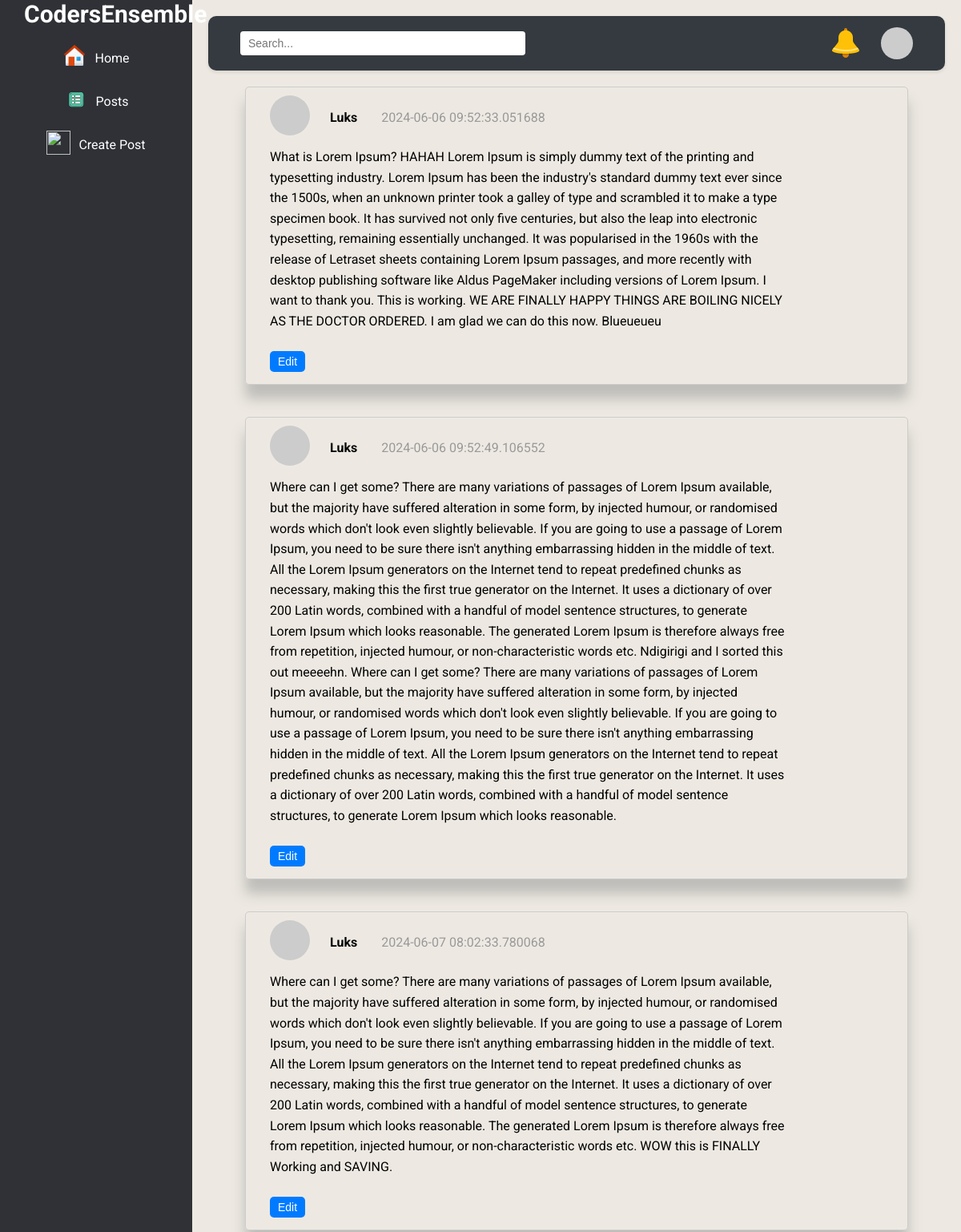
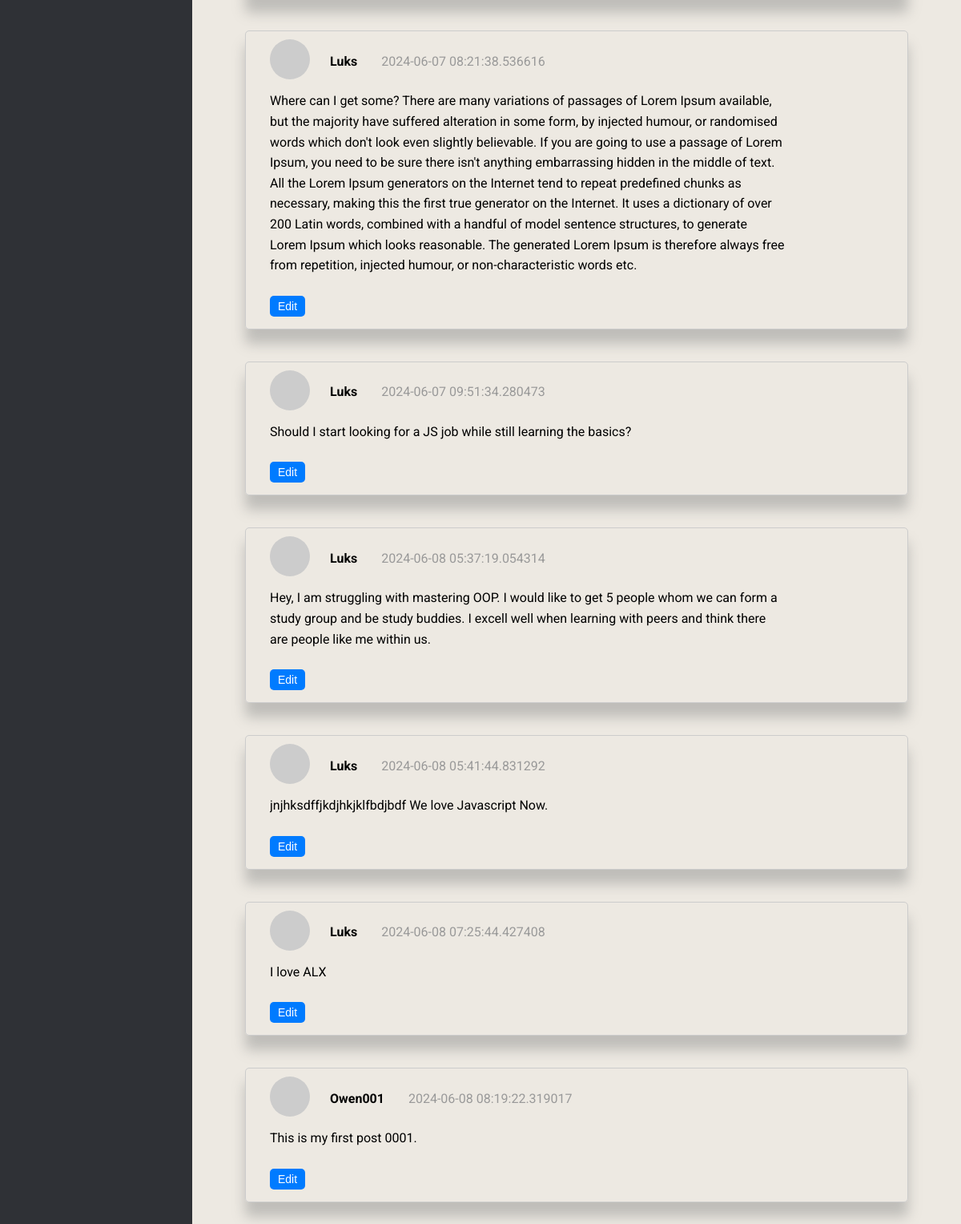
/dashboard (signed in), run on the app's committed database (2 pictures, top to bottom).
### app/models.py (models this page shows, shortened)
class Post(db.Model):
    __tablename__ = 'posts'
    id = db.Column(db.Integer, primary_key=True)
    title = db.Column(db.String(100), nullable=False)
    content = db.Column(db.Text, nullable=False)
    created_at = db.Column(db.DateTime, default=datetime.utcnow)
    updated_at = db.Column(db.DateTime, default=datetime.utcnow, onupdate=datetime.utcnow)
    user_id = db.Column(db.Integer, db.ForeignKey('users.user_id'), nullable=False)
    author = relationship("User", backref="posts", lazy=True)
    """
    def __repr__(self):
        return f"<Post {self.id} - {self.title}>"
    """
    def __repr__(self):
        return f"Post('{self.title}', '{self.date_posted}')"

class User(UserMixin, db.Model):
    __tablename__ = "users"
    user_id = db.Column(db.Integer, primary_key=True)
    username = db.Column(db.String(50), unique=True, nullable=False)
    firstname = db.Column(db.String(50), nullable=False)
    lastname = db.Column(db.String(50), nullable=False)
    email = db.Column(db.String(100), unique=True, nullable=False)
    password_hash = db.Column(db.String(200), nullable=False)
    bio = db.Column(db.Text(200))
    profile_picture = db.Column(db.String(256))
    created_at = db.Column(db.DateTime, default=datetime.utcnow)
    updated_at = db.Column(
        db.DateTime,
        default=datetime.utcnow,
        onupdate=datetime.utcnow
    )
    skills = db.relationship('UserSkills', backref='user', lazy=True)
    projects = db.relationship('UserProject', backref='user', lazy=True)
    def avatar(self, size):
        digest = md5(self.email.lower().encode('utf-8')).hexdigest()
        return f'https://www.gravatar.com/avatar/{digest}?d=identicon&s={size}'

### app/views/auth.py (the view)
@auth_bp.route('/dashboard', methods=['POST', 'GET'])
def dashboard():
    posts = Post.query.all()
    return render_template('main/dashboard.html', posts=posts)

### app/models.py (called while the page is built)
@login_manager.user_loader
def load_user(user_id):
    return User.query.get(int(user_id))

### app/templates/main/dashboard.html (shortened to what this page needs)
<!DOCTYPE html>
<html lang="en">
<head>
    <link rel="stylesheet" href="{{ url_for('static', filename='css/styles.css') }}">
</head>
<body id="dash-body">
    <div class="dashboard">
        <div class="sidebar">
            <div class="logo">
                <a href="#" id="logo">CodersEnsemble</a>
            </div>
            <div class="home">
                <a href="{{ url_for('auth.dashboard') }}"><img class="icons-dash"
                        src="{{ url_for('static', filename='img/home.png') }}" alt=""></a>
                <a href="{{ url_for('auth.dashboard') }}">
                    <p>Home</p>
                </a>
            </div>
            <div class="posts">
                <a href="{{ url_for('auth.dashboard') }}"><img class="icons-dash"
                        src="{{ url_for('static', filename='img/posts.png') }}" alt=""></a>
                <a href="{{ url_for('auth.dashboard') }}">
                    <p>Posts</p>
                </a>
            </div>
            <div class="create">
                <a href="{{ url_for('main.post')}}"><img class="icons-dash"
                        src="{{ url_for('static', filename='img/create.png') }}" alt=""></a>
                <a href="{{ url_for('main.post')}}">
                    <p>Create Post</p>
                </a>
            </div>
        </div>
        <div class="main-content">
            <div class="dash-header">
                <div class="Search">
                    <input type="text" placeholder="Search...">
                </div>
                <div class="header-right">
                    <img src="{{url_for('static', filename='/img/notifications.png')}}" alt="notifications">
                    <div class="avatar-container">
                        <img class="avatar-img" id="avatar-img" src="{{ current_user.avatar(128) }}" alt="user avatar">
                    </div>
                </div>
            </div>
            {% for post in posts %}
            <div class="post-window">
                <div class="post-top">
                    <div class="avatar">
                        <img class="avatar-img" src="{{ current_user.avatar(128) }}" alt="user avatar">
                    </div>
                    <div class="author-name">
                        {{ post.author.username }}
                    </div>
                    <div class="time">
                        {{ post.created_at }}
                    </div>
                </div>
                <div class="post-content">
                    <p class="content" id="postContent-{{ post.id }}">{{ post.content }}</p>
                </div>
                <button class="editBtn" data-post-id="{{ post.id }}">Edit</button>
            </div>
            {% endfor %}
        </div>
    </div>
</body>
</html>

### app/static/css/styles.css (style rules this page uses)
* { box-sizing: border-box; margin: 0; padding: 0; }
html { overflow-x: hidden; scroll-behavior: smooth; }
body { background-color: #030530; color: white; font-family: "Roboto", sans-serif; width: 100vw; height: 100vh; overflow-x: hidden; }
.logo { font-size: 30px; font-weight: bold; float: left; padding-left: 30px; }
.logo > a { color: #080708; text-decoration: none; color: #ffffff; }
.content { display: flex; flex-direction: column; align-items: center; width: 50%; }
input[type="text"], input[type="email"], input[type="password"] { height: 30px; width: 98%; margin: 0; }
input[type="text"], input[type="password"], button { flex: 1; width: 100%; padding: 10px; border: 1px solid #ccc; border-radius: 4px; }
.dashboard { display: flex; height: 100vh; }
.sidebar { width: 20%; background-color: #2f3136; display: flex; flex-direction: column; }
.main-content { width: 80%; display: flex; flex-direction: column; }
.post-window { display: flex; flex-direction: column; }
.posts, .home, .create { margin: 0 auto; }
.icons-dash { width: 30px; height: 30px; }
.home, .posts, .create { display: flex; align-items: center; }
.home, .posts { margin-bottom: 20px; }
.home { padding-top: 20px; }
.home p, .posts p, .create p { margin-bottom: 0; color: white; }
#dash-body { background-color: #ede9e2; }
.dash-header { display: flex; justify-content: space-between; background-color: white; }
.post-window { padding-left: 20px; padding-top: 30px; padding-bottom: 10px; box-shadow: 0 18px 16px rgba(123, 124, 124, 0.4); color: black; width: 90%; margin: 20px auto; border: 1px solid #ccc; padding: 10px; border-radius: 5px; }
.post-top { display: flex; justify-content: flex-start; align-items: center; margin-bottom: 10px; }
.post-content { margin-bottom: 10px; margin-left: 20px; width: 100%; }
.avatar-img { width: 50px; border-radius: 50%; height: 50px; cursor: pointer; }
.avatar, .author-name { padding-right: 20px; }
.avatar-container { position: relative; display: inline-block; }
.post-top .avatar { margin-left: 20px; margin-right: 5px; }
.main-content { flex: 1; padding: 20px; }
button { padding: 10px 20px; margin: 5px; border: none; border-radius: 5px; cursor: pointer; font-size: 14px; }
button.editBtn { background-color: #007bff; color: white; transition: background-color 0.3s ease; width: fit-content; margin-left: 20px; }
.post-top .time { color: #999; }
.post-top .author-name { font-weight: bold; margin-right: 10px; }
.content { margin-bottom: 10px; }
button { margin-right: 5px; padding: 5px 10px; cursor: pointer; }
.dash-header { display: flex; justify-content: space-between; align-items: center; padding: 10px 20px; background-color: #343a40; color: white; box-shadow: 0 2px 4px rgba(0, 0, 0, 0.1); border-radius: 10px;; }
.icons-dash { margin-right: 10px; }
.dash-header .Search { flex: 1; margin: 0 20px; }
.dash-header .Search input { width: 50%; padding: 8px 10px; border: none; border-radius: 4px; font-size: 14px; }
.dash-header .header-right { display: flex; align-items: center; }
.dash-header .header-right img { margin-right: 20px; cursor: pointer; }
.dash-header .avatar-container { position: relative; display: flex; align-items: center; cursor: pointer; }
.dash-header .avatar-container .avatar-img { width: 40px; height: 40px; border-radius: 50%; object-fit: cover; }
.content { display: block; width: 80%; height: 100%; overflow: auto; line-height: 1.6; }
a { text-decoration: none; }

### data on the page
Post: author.username "Luks", created_at "2024-06-06 09:52:33.051688", content "What is Lorem Ipsum? HAHAH Lorem Ipsum is simply dummy text of the printing and typesetting industry. Lorem Ipsum has been the industry's standard dummy text ever since the 1500s, when an unknown printer took a galley of type and scrambled it to make a type specimen book. It has survived not only five centuries, but also the leap into electronic typesetting, remaining essentially unchanged. It was popularised in the 1960s with the release of Letraset sheets containing Lorem Ipsum passages, and more recently with desktop publishing software like Aldus PageMaker including versions of Lorem Ipsum. I want to thank you. This is working. WE ARE FINALLY HAPPY THINGS ARE BOILING NICELY AS THE…"
Post: author.username "Luks", created_at "2024-06-06 09:52:49.106552", content "Where can I get some? There are many variations of passages of Lorem Ipsum available, but the majority have suffered alteration in some form, by injected humour, or randomised words which don't look even slightly believable. If you are going to use a passage of Lorem Ipsum, you need to be sure there isn't anything embarrassing hidden in the middle of text. All the Lorem Ipsum generators on the Internet tend to repeat predefined chunks as necessary, making this the first true generator on the Internet. It uses a dictionary of over 200 Latin words, combined with a handful of model sentence structures, to generate Lorem Ipsum which looks reasonable. The generated Lorem Ipsum is therefore…"
Post: author.username "Luks", created_at "2024-06-07 08:02:33.780068", content "Where can I get some? There are many variations of passages of Lorem Ipsum available, but the majority have suffered alteration in some form, by injected humour, or randomised words which don't look even slightly believable. If you are going to use a passage of Lorem Ipsum, you need to be sure there isn't anything embarrassing hidden in the middle of text. All the Lorem Ipsum generators on the Internet tend to repeat predefined chunks as necessary, making this the first true generator on the Internet. It uses a dictionary of over 200 Latin words, combined with a handful of model sentence structures, to generate Lorem Ipsum which looks reasonable. The generated Lorem Ipsum is therefore…"
Post: author.username "Luks", created_at "2024-06-07 08:21:38.536616", content "Where can I get some? There are many variations of passages of Lorem Ipsum available, but the majority have suffered alteration in some form, by injected humour, or randomised words which don't look even slightly believable. If you are going to use a passage of Lorem Ipsum, you need to be sure there isn't anything embarrassing hidden in the middle of text. All the Lorem Ipsum generators on the Internet tend to repeat predefined chunks as necessary, making this the first true generator on the Internet. It uses a dictionary of over 200 Latin words, combined with a handful of model sentence structures, to generate Lorem Ipsum which looks reasonable. The generated Lorem Ipsum is therefore…"
Post: author.username "Luks", created_at "2024-06-07 09:51:34.280473", content "Should I start looking for a JS job while still learning the basics?"
Post: author.username "Luks", created_at "2024-06-08 05:37:19.054314", content "Hey, I am struggling with mastering OOP. I would like to get 5 people whom we can form a study group and be study buddies. I excell well when learning with peers and think there are people like me within us."
Post: author.username "Luks", created_at "2024-06-08 05:41:44.831292", content "jnjhksdffjkdjhkjklfbdjbdf We love Javascript Now."
Post: author.username "Luks", created_at "2024-06-08 07:25:44.427408", content "I love ALX"
Post: author.username "Owen001", created_at "2024-06-08 08:19:22.319017", content "This is my first post 0001."
